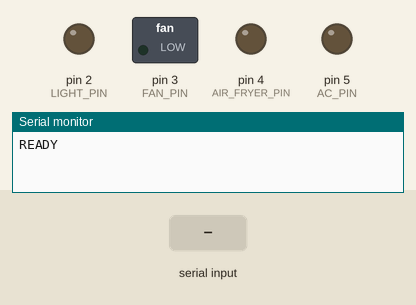
Recording of a sketch running on a simulated Arduino Uno, built with avr-gcc and run on an emulated ATmega328P. On the bench: switched loads named in the sketch (green lamp = pin HIGH), output pins drawn as LEDs (lit = HIGH), the last lines printed to the serial monitor. Inputs (shaded band) come from the test bench.

Above: at 1.2 s.
1.3 s: "LIGHT_ON\n" received over Serial
At 2.3 s:
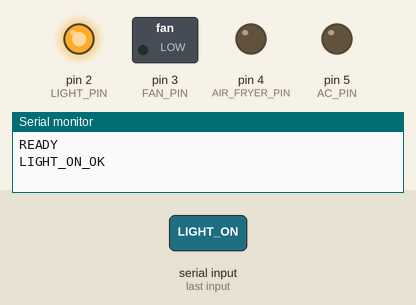
2.8 s: "FAN_ON\n" received over Serial
At 3.4 s:
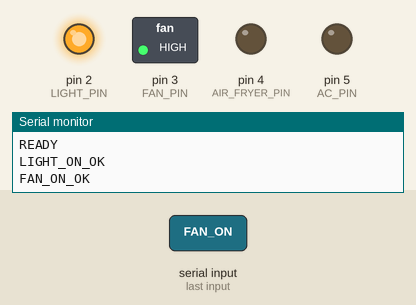
4.3 s: "LIGHT_OFF\n" received over Serial
At 4.7 s:
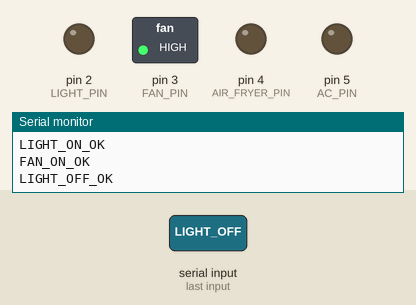
5.8 s: "AIR_FRYER_ON\n" received over Serial
At 7.0 s:
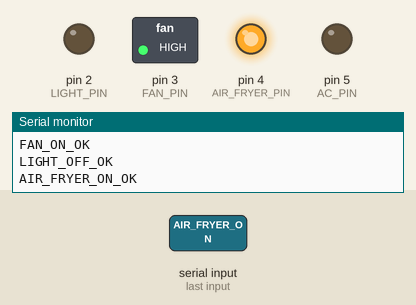
7.3 s: "FAN_OFF\n" received over Serial
At 8.1 s:
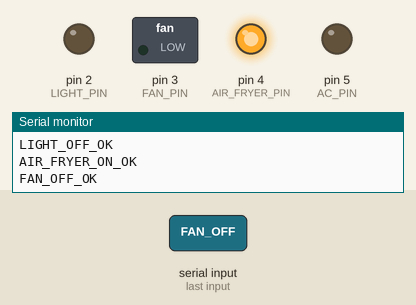
8.8 s: "AC_ON\n" received over Serial
At 9.1 s:
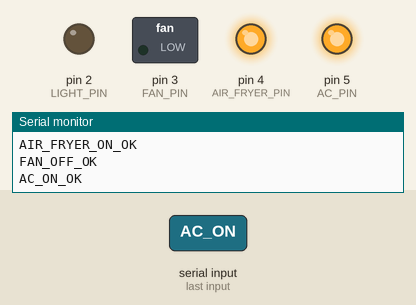
Timing chart, 0 to 11.3 s (numbered marks = the images above; inputs shaded):
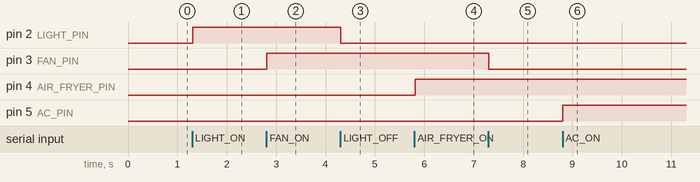

Measured:
- after the input at 1.3 s, pin 2 (LIGHT_PIN): LOW → HIGH at once
- after the input at 2.8 s, pin 3 (FAN_PIN): LOW → HIGH at once
- after the input at 4.3 s, pin 2 (LIGHT_PIN): HIGH → LOW at once
- after the input at 5.8 s, pin 4 (AIR_FRYER_PIN): LOW → HIGH at once
- after the input at 7.3 s, pin 3 (FAN_PIN): HIGH → LOW at once
- after the input at 8.8 s, pin 5 (AC_PIN): LOW → HIGH at once

The sketch:

SmartHome_Hardware.ino
```cpp
const int LIGHT_PIN = 2;
const int FAN_PIN = 3;
const int AIR_FRYER_PIN = 4;
const int AC_PIN = 5;

void setup() {

  pinMode(LIGHT_PIN, OUTPUT);
  pinMode(FAN_PIN, OUTPUT);
  pinMode(AIR_FRYER_PIN, OUTPUT);
  pinMode(AC_PIN, OUTPUT);

  digitalWrite(LIGHT_PIN, LOW);
  digitalWrite(FAN_PIN, LOW);
  digitalWrite(AIR_FRYER_PIN, LOW);
  digitalWrite(AC_PIN, LOW);

  Serial.begin(9600);

  Serial.println("READY");

}

void loop() {

  if (Serial.available() > 0) {

    String command = Serial.readStringUntil('\n');

    command.trim();

    if (command == "LIGHT_ON") {

      digitalWrite(LIGHT_PIN, HIGH);
      Serial.println("LIGHT_ON_OK");

    }

    else if (command == "LIGHT_OFF") {

      digitalWrite(LIGHT_PIN, LOW);
      Serial.println("LIGHT_OFF_OK");

    }

    else if (command == "FAN_ON") {

      digitalWrite(FAN_PIN, HIGH);
      Serial.println("FAN_ON_OK");

    }

    else if (command == "FAN_OFF") {

      digitalWrite(FAN_PIN, LOW);
      Serial.println("FAN_OFF_OK");

    }

    else if (command == "AIR_FRYER_ON") {

      digitalWrite(AIR_FRYER_PIN, HIGH);
      Serial.println("AIR_FRYER_ON_OK");

    }

    else if (command == "AIR_FRYER_OFF") {

      digitalWrite(AIR_FRYER_PIN, LOW);
      Serial.println("AIR_FRYER_OFF_OK");

    }

    else if (command == "AC_ON") {

      digitalWrite(AC_PIN, HIGH);
      Serial.println("AC_ON_OK");

    }

    else if (command == "AC_OFF") {

      digitalWrite(AC_PIN, LOW);
      Serial.println("AC_OFF_OK");

    }

    else if (command == "ALL_OFF") {

      digitalWrite(LIGHT_PIN, LOW);
      digitalWrite(FAN_PIN, LOW);
      digitalWrite(AIR_FRYER_PIN, LOW);
      digitalWrite(AC_PIN, LOW);

      Serial.println("ALL_OFF_OK");

    }

    else {

      Serial.println("UNKNOWN_COMMAND");

    }

  }

}
```
